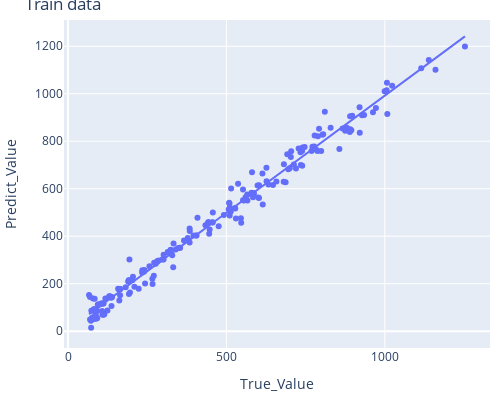
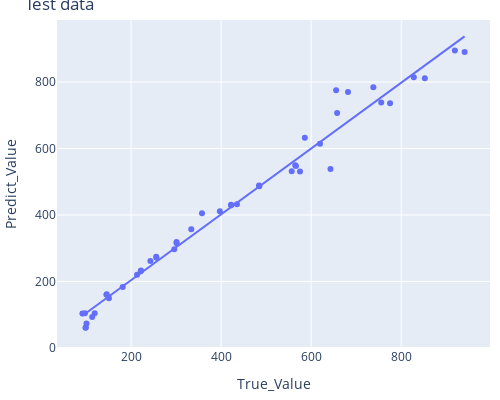

Source (notebook cell) for these figures, in order:
### Markdown cell above
<h2 style="color:cyan">Polynomial Regression Model - All inputs - Vane stress</h2>

### Code cell
# All parameters
polyEstimate(x_train_stress, ym_train_stress.Sv, x_test_stress, ym_test_stress.Sv, print_test=1)

### Figure 1 — Plotly figure (JSON) as saved in the notebook; plotly's stock layout.template omitted (floating-point values rounded to 4 significant figures; data arrays with more than 128 entries replaced by an {"elided": "..."} marker saying what was removed)
{"data": [{"hovertemplate": "True_Value=%{x}<br>Predict_Value=%{y}<extra></extra>", "legendgroup": "", "marker": {"color": "#636efa", "symbol": "circle"}, "mode": "markers", "name": "", "orientation": "v", "showlegend": false, "type": "scatter", "x": {"elided": "210 float values"}, "xaxis": "x", "y": {"elided": "210 float values"}, "yaxis": "y"}, {"hovertemplate": "<b>OLS trendline</b><br>Predict_Value = 0.986059 * True_Value + 6.11462<br>R<sup>2</sup>=0.986059<br><br>True_Value=%{x}<br>Predict_Value=%{y} <b>(trend)</b><extra></extra>", "legendgroup": "", "marker": {"color": "#636efa", "symbol": "circle"}, "mode": "lines", "name": "", "showlegend": false, "type": "scatter", "x": {"elided": "210 float values"}, "xaxis": "x", "y": {"elided": "210 float values"}, "yaxis": "y"}], "layout": {"height": 400, "legend": {"tracegroupgap": 0}, "margin": {"b": 10, "l": 10, "r": 10, "t": 20}, "title": {"text": "Train data"}, "width": 500, "xaxis": {"anchor": "y", "domain": [0, 1], "title": {"text": "True_Value"}}, "yaxis": {"anchor": "x", "domain": [0, 1], "title": {"text": "Predict_Value"}}}}

### Figure 2 — Plotly figure (JSON) as saved in the notebook; plotly's stock layout.template omitted (floating-point values rounded to 4 significant figures)
{"data": [{"hovertemplate": "True_Value=%{x}<br>Predict_Value=%{y}<extra></extra>", "legendgroup": "", "marker": {"color": "#636efa", "symbol": "circle"}, "mode": "markers", "name": "", "orientation": "v", "showlegend": false, "type": "scatter", "x": [98.8, 99.5, 101, 91.91, 97.5, 119.2, 145.9, 145.3, 113.6, 222, 221.5, 150.8, 255.8, 256.4, 181.4, 300.9, 301.3, 213.3, 422.1, 422.1, 242.9, 484.2, 484.9, 333.7, 564.6, 566.2, 397.2, 619.7, 357.5, 295.9, 556.8, 575.2, 435.2, 755.7, 775.2, 585.9, 828, 852.5, 657.7, 919.2, 940.8, 738.1, 655.4, 681.8, 642.9], "xaxis": "x", "y": [60.36, 61.29, 73.57, 103.8, 104.1, 104.1, 161.2, 160.1, 93.21, 232.8, 230.4, 149.6, 274.1, 271.0, 183.2, 318.9, 315.1, 220.4, 430.7, 429.5, 261.2, 488.4, 486.5, 357.0, 549.7, 547.2, 411.6, 614.7, 405.3, 296.9, 531.5, 530.9, 431.9, 738.5, 735.9, 632.5, 814.7, 811.5, 706.6, 894.5, 890.6, 784.3, 775.3, 770.4, 538.6], "yaxis": "y"}, {"hovertemplate": "<b>OLS trendline</b><br>Predict_Value = 0.990014 * True_Value + 5.88776<br>R<sup>2</sup>=0.979240<br><br>True_Value=%{x}<br>Predict_Value=%{y} <b>(trend)</b><extra></extra>", "legendgroup": "", "marker": {"color": "#636efa", "symbol": "circle"}, "mode": "lines", "name": "", "showlegend": false, "type": "scatter", "x": [91.91, 97.5, 98.8, 99.5, 101, 113.6, 119.2, 145.3, 145.9, 150.8, 181.4, 213.3, 221.5, 222, 242.9, 255.8, 256.4, 295.9, 300.9, 301.3, 333.7, 357.5, 397.2, 422.1, 422.1, 435.2, 484.2, 484.9, 556.8, 564.6, 566.2, 575.2, 585.9, 619.7, 642.9, 655.4, 657.7, 681.8, 738.1, 755.7, 775.2, 828, 852.5, 919.2, 940.8], "xaxis": "x", "y": [96.88, 102.4, 103.7, 104.4, 105.9, 118.4, 123.9, 149.7, 150.3, 155.2, 185.5, 217.1, 225.2, 225.7, 246.4, 259.1, 259.7, 298.8, 303.8, 304.2, 336.3, 359.8, 399.1, 423.8, 423.8, 436.7, 485.3, 485.9, 557.1, 564.8, 566.4, 575.3, 585.9, 619.4, 642.4, 654.7, 657.0, 680.9, 736.6, 754.0, 773.3, 825.6, 849.9, 915.9, 937.3], "yaxis": "y"}], "layout": {"height": 400, "legend": {"tracegroupgap": 0}, "margin": {"b": 10, "l": 10, "r": 10, "t": 20}, "title": {"text": "Test data"}, "width": 500, "xaxis": {"anchor": "y", "domain": [0, 1], "title": {"text": "True_Value"}}, "yaxis": {"anchor": "x", "domain": [0, 1], "title": {"text": "Predict_Value"}}}}
